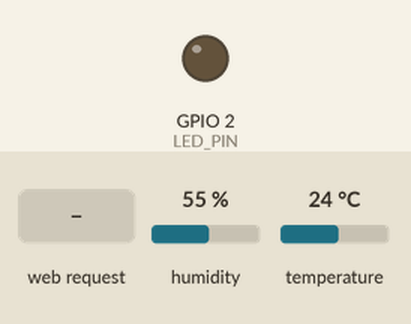
Simulated run of this sketch. Board: ESP32. Shown: output pins drawn as LEDs (lit = HIGH). The test bench sets the inputs (shaded band); at power-on: humidity 55 %, temperature 24 °C. WiFi joins after 1.5 s; servers stay silent unless stated; what the sketch prints to the serial monitor is not drawn.

Above: at 2.7 s.
2.8 s: HTTP request GET /LED=ON received
At 3.5 s:
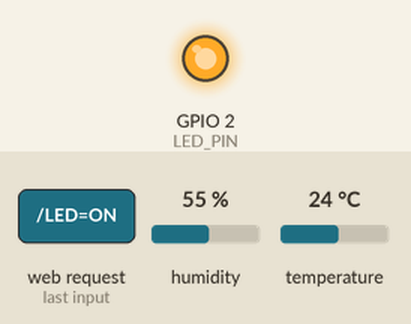
4.3 s: HTTP request GET /LED=OFF received
At 5.0 s:
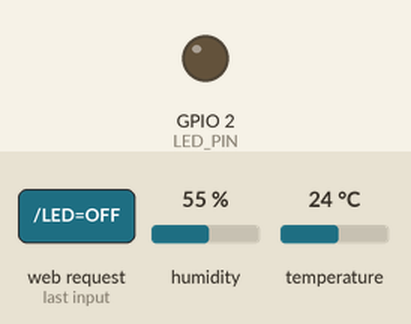
Timing chart, 0 to 7.3 s (numbered marks = the images above; inputs shaded):
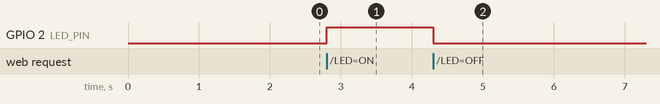

The sketch:

ESP32webserver.ino
```cpp
#include <WiFi.h>
#include <DHT.h>

#define DHTPIN 23      // GPIO pin for DHT11
#define DHTTYPE DHT11  // DHT 11 sensor type
#define LED_PIN 2      // GPIO pin for LED (built-in LED on ESP32)

DHT dht(DHTPIN, DHTTYPE);

// Replace with your network credentials
const char* ssid = "your_ssid";
const char* password = "your_password";

WiFiServer server(80);

String ledState = "OFF"; // LED state

void setup() {
  Serial.begin(115200);
  dht.begin();

  pinMode(LED_PIN, OUTPUT); // Set LED pin as output
  digitalWrite(LED_PIN, LOW); // Ensure LED is off at startup

  // Connect to Wi-Fi
  Serial.println("Connecting to Wi-Fi...");
  WiFi.begin(ssid, password);
  while (WiFi.status() != WL_CONNECTED) {
    delay(500);
    Serial.print(".");
  }
  Serial.println("\nWi-Fi connected!");
  Serial.print("IP Address: ");
  Serial.println(WiFi.localIP());

  // Start the server
  server.begin();
}

void loop() {
  WiFiClient client = server.available();
  if (client) {
    Serial.println("New Client Connected!");
    String request = client.readStringUntil('\r');
    Serial.println(request);
    client.flush();

    // Handle LED control
    if (request.indexOf("/LED=ON") != -1) {
      digitalWrite(LED_PIN, HIGH); // Turn LED on
      ledState = "ON";
    }
    if (request.indexOf("/LED=OFF") != -1) {
      digitalWrite(LED_PIN, LOW); // Turn LED off
      ledState = "OFF";
    }

    // Read DHT11 sensor data
    float temperature = dht.readTemperature();
    float humidity = dht.readHumidity();

    // Check if readings are valid
    if (isnan(temperature) || isnan(humidity)) {
      temperature = 0.0;
      humidity = 0.0;
    }

    // Create HTML response
    String html = "<!DOCTYPE html><html>";
    html += "<head>";
    html += "<title>ESP32 DHT11 & LED Control</title>";
    html += "<meta name='viewport' content='width=device-width, initial-scale=1.0'>"; // Responsive design
    html += "<style>";
    html += "body { font-family: 'Arial', sans-serif; margin: 0; padding: 0; background-color: #f0f4f8; color: #333; }";
    html += ".container { max-width: 400px; margin: auto; padding: 20px; text-align: center; background: #ffffff; border-radius: 12px; box-shadow: 0 8px 15px rgba(0, 0, 0, 0.1); animation: fadeIn 1.5s; }";
    html += "h1 { font-size: 26px; color: #007BFF; margin-bottom: 20px; }";
    html += ".data { font-size: 18px; margin: 10px 0; padding: 15px; background: #f7fafc; border-radius: 10px; box-shadow: 0 4px 8px rgba(0, 0, 0, 0.05); animation: slideIn 1s; }";
    html += ".data span { font-weight: bold; color: #007BFF; }";
    html += "button { font-size: 18px; padding: 12px 25px; margin: 15px; border: none; border-radius: 8px; cursor: pointer; transition: 0.3s ease; }";
    html += ".btn-green { background: linear-gradient(135deg, #28a745, #58d68d); color: white; }";
    html += ".btn-green:hover { background: linear-gradient(135deg, #1d8b34, #46bf74); }";
    html += ".btn-red { background: linear-gradient(135deg, #dc3545, #f78a8c); color: white; }";
    html += ".btn-red:hover { background: linear-gradient(135deg, #a72b36, #e86b70); }";
    html += "@keyframes fadeIn { from { opacity: 0; } to { opacity: 1; } }";
    html += "@keyframes slideIn { from { transform: translateY(20px); opacity: 0; } to { transform: translateY(0); opacity: 1; } }";
    html += "</style>";
    html += "<script>";
    html += "function updateTime() {";
    html += "  const now = new Date();";
    html += "  const date = now.toLocaleDateString();";
    html += "  const time = now.toLocaleTimeString();";
    html += "  document.getElementById('datetime').innerHTML = `<b>Date:</b> ${date}<br><b>Time:</b> ${time}`;";
    html += "}";
    html += "setInterval(updateTime, 1000);"; // Update time every second
    html += "function refreshData() {";
    html += "  fetch('/refresh').then(response => response.json()).then(data => {";
    html += "    document.getElementById('temperature').innerText = data.temperature + ' °C';";
    html += "    document.getElementById('humidity').innerText = data.humidity + ' %';";
    html += "    document.getElementById('ledState').innerText = data.ledState;";
    html += "  });";
    html += "}";
    html += "setInterval(refreshData, 5000);"; // Refresh sensor data every 5 seconds
    html += "</script>";
    html += "</head>";
    html += "<body onload='updateTime()'>";
    html += "<div class='container'>";
    html += "<h1>ESP32 DHT11 & LED Control</h1>";
    html += "<div id='datetime' class='data'></div>";
    html += "<div class='data'>Temperature: <span id='temperature'>" + String(temperature) + " °C</span></div>";
    html += "<div class='data'>Humidity: <span id='humidity'>" + String(humidity) + " %</span></div>";
    html += "<div class='data'>LED State: <span id='ledState'>" + ledState + "</span></div>";
    html += "<button class='btn-green' onclick=\"location.href='/LED=ON'\">Turn ON</button>";
    html += "<button class='btn-red' onclick=\"location.href='/LED=OFF'\">Turn OFF</button>";
    html += "</div>";
    html += "</body></html>";


    // Send the response
    client.println("HTTP/1.1 200 OK");
    client.println("Content-type:text/html");
    client.println("Connection: close");
    client.println();
    client.println(html);
    client.println();

    client.stop();
    Serial.println("Client Disconnected.");
  }
}
```

Measured:
- after the input at 2.8 s, GPIO 2 (LED_PIN): LOW → HIGH at once
- after the input at 4.3 s, GPIO 2 (LED_PIN): HIGH → LOW at once
